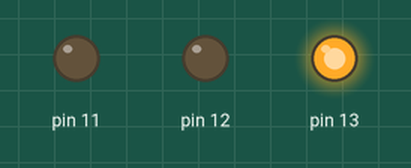
Bench run of a sketch on a simulated Arduino Uno, built with avr-gcc and run on an emulated ATmega328P. Parts: output pins drawn as LEDs (lit = HIGH).

Above: at 0.1 s.
At 0.9 s:
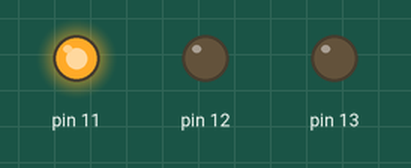
At 2.1 s:
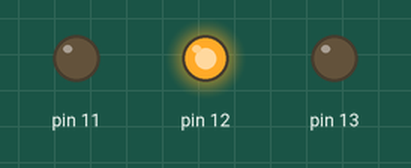
At 3.5 s:
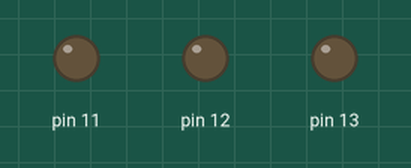
Timing chart, 0 to 3.8 s (numbered marks = the images above):
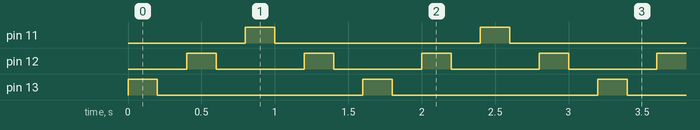

The sketch:

carro_4.ino
```cpp
void setup() {
pinMode(13, OUTPUT);
pinMode(12, OUTPUT);
pinMode(11, OUTPUT);
}

void loop() {
digitalWrite(13, HIGH);
delay(200);
digitalWrite(13, LOW);
delay(200);
digitalWrite(12, HIGH);
delay(200);
digitalWrite(12, LOW);
delay(200);
digitalWrite(11, HIGH);
delay(200);
digitalWrite(11, LOW);
delay(200);
digitalWrite(12, HIGH);
delay(200);
digitalWrite(12, LOW);
delay(200);
}
```

Measured:
- by itself, pin 11, pin 13: alternates HIGH for 0.20 s and LOW for 1.4 s
- by itself, pin 12: alternates HIGH for 0.20 s and LOW for 0.60 s
- by itself, everything shown: repeats every 1.6 s, in 8 steps
